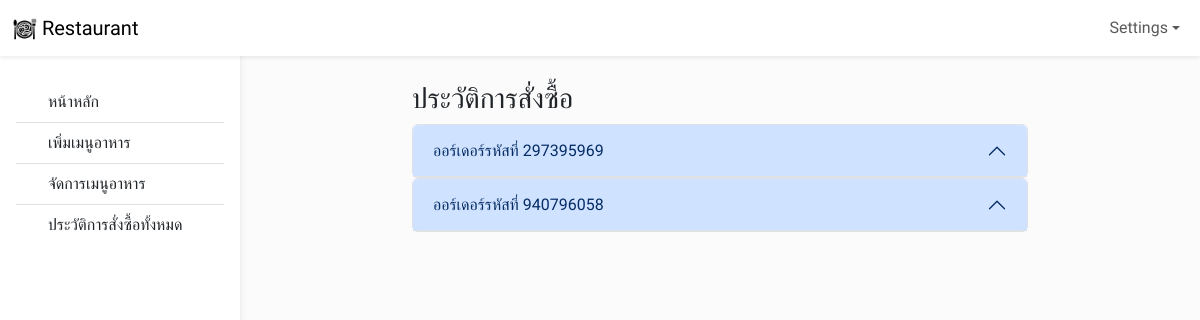
The app's page /_page/admin/index.php?page=History (signed in), older data.
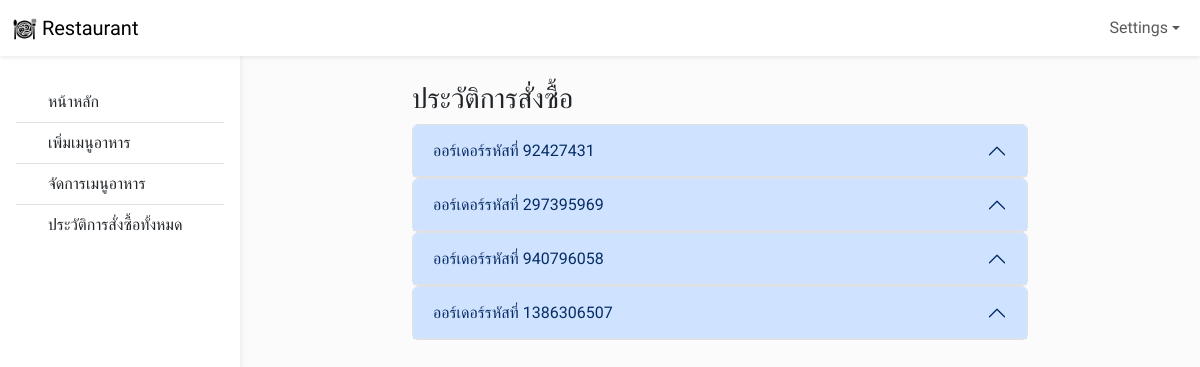
The same page, newer data.
### tables this page shows
CREATE TABLE `restaurant_order` (
  `id_o` int(11) NOT NULL,
  `id_own` int(11) NOT NULL,
  `status_own` int(1) NOT NULL DEFAULT 1,
  `timestamp_o` timestamp NOT NULL DEFAULT current_timestamp()
);

### _system/database.php (called while the page is built, shortened)
<?php
class database {
    public $mysqli;
    function __construct(){
        $this -> mysqli = new mysqli("localhost","root","","restaurant_db");
        mysqli_query($this -> mysqli,"SET NAMES utf8");
    }
    function select($table,$row = "*",$where = null){
        $sql = $where != null ? "SELECT $row FROM $table  $where" : "SELECT $row FROM $table";
        $this -> query = $this -> mysqli -> query($sql);
        return;
    }
}

### _page/admin/history_admin.php (the view, shortened to what this page needs)
<div class="row">
    <div class="col-2"></div>
    <div class="col-8">
        <h3>ประวัติการสั่งซื้อ</h3>
        <?php
            $db_history = new database();
            $db_history->select("restaurant_order", "*");
            while ($fetch_history = $db_history->query->fetch_object()) {
                $id_order = $fetch_history->id_o;
            ?>
        <div class="accordion" id="accordionExample<?= $id_order ?>">
            <div class="accordion-item">
                <h2 class="accordion-header" id="headingOne">
                    <button class="accordion-button" type="button" data-bs-toggle="collapse"
                        data-bs-target="#collapseOne<?= $id_order ?>" aria-expanded="true" aria-controls="collapseOne">
                        <?= "ออร์เดอร์รหัสที่ " . $id_order ?>
                    </button>
                </h2>
            </div>
        </div>
        <?php } ?>
    </div>
    <div class="col-2"></div>
</div>

Row changes from the older to the newer data that the page shows:
added restaurant_order: id_o "92427431"
added restaurant_order: id_o "1386306507"
